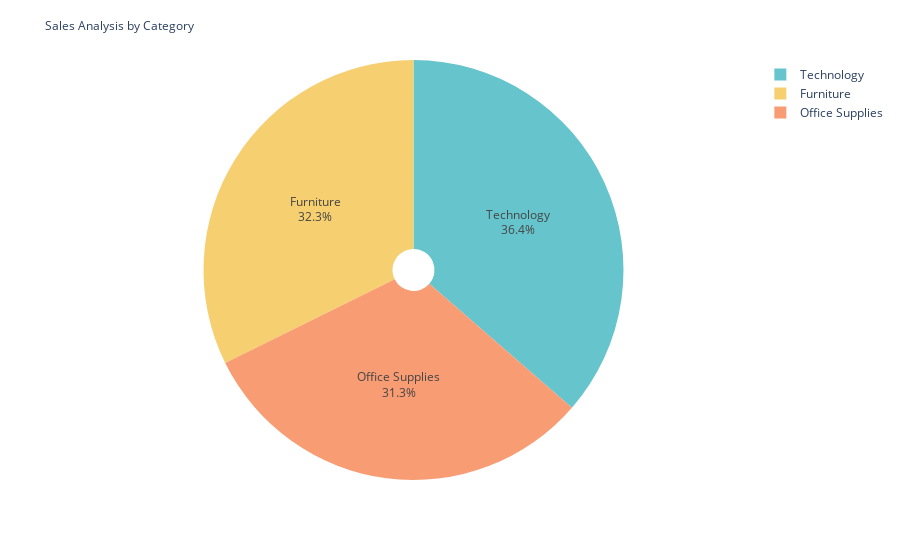

Notebook cell for this chart:
### Markdown cell above
### 2. What are the sales per catogory

### Code cell
fig = px.pie(catogory_wise_sales,
            values='Sales',
            names='Category',
            hole=0.1,
            color_discrete_sequence = px.colors.qualitative.Pastel)
fig.update_traces(textposition='inside', textinfo='percent+label')
fig.update_layout(title_text = 'Sales Analysis by Category', title_font = dict(size=12))
fig.show()

### Figure 1 — Plotly figure (JSON) as saved in the notebook; plotly's stock layout.template omitted (floating-point values rounded to 4 significant figures)
{"data": [{"domain": {"x": [0, 1], "y": [0, 1]}, "hole": 0.1, "hovertemplate": "Category=%{label}<br>Sales=%{value}<extra></extra>", "labels": ["Furniture", "Office Supplies", "Technology"], "legendgroup": "", "name": "", "showlegend": true, "textinfo": "percent+label", "textposition": "inside", "type": "pie", "values": [742000.0, 719000.0, 836200.0]}], "layout": {"legend": {"tracegroupgap": 0}, "margin": {"t": 60}, "piecolorway": ["rgb(102, 197, 204)", "rgb(246, 207, 113)", "rgb(248, 156, 116)", "rgb(220, 176, 242)", "rgb(135, 197, 95)", "rgb(158, 185, 243)", "rgb(254, 136, 177)", "rgb(201, 219, 116)", "rgb(139, 224, 164)", "rgb(180, 151, 231)", "rgb(179, 179, 179)"], "title": {"font": {"size": 12}, "text": "Sales Analysis by Category"}}}
